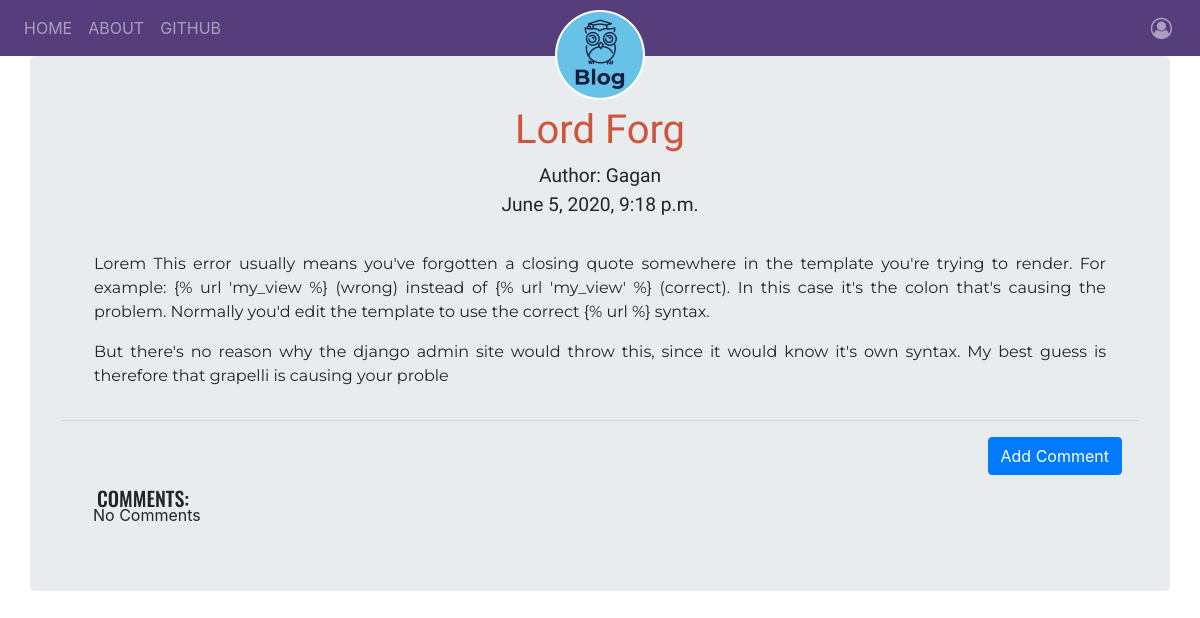
Screenshot of /post/3/ with the database file from the repository.
### blog/models.py (models this page shows, shortened)
class Post(models.Model):
    author = models.ForeignKey('auth.User', on_delete=models.CASCADE)
    title = models.CharField(max_length=256)
    text = models.TextField()
    create_date = models.DateTimeField(default=timezone.now)
    published_date = models.DateTimeField(blank=True, null=True)

### blog/views.py (the view)
# urls.py: path('post/<int:pk>/', views.PostDetailView.as_view(), name='post_detail'),
class PostDetailView(DetailView):
    model = Post

### blog/templates/blog/post_detail.html (shortened to what this page needs)
{% extends 'blog/base.html' %}
{% block bodyblock %}
<h1 class="posttitle text-center">{{post.title}}</h1>
{% if post.published_date %}
<div class="date text-center">Author: {{post.author|title}}</div>
<div class="date text-center">{{post.published_date}}</div>
{% else %}
<div class="text-center">
  <a class="btn btn-default" href="{% url 'blog:post_publish' pk=post.pk %}">Publish</a>
</div>
{% endif %}
<div class="postcontent text-justify">{{post.text|safe|linebreaksbr}}</div>
<hr>
{% if post.published_date %}
<a class="btn btn-primary btn-comment pull-right mr-3" href="{% url 'blog:add_comment_to_post' pk=post.pk %}">Add Comment</a>
<div class="container post_detail">
  <h5>COMMENTS:</h5>
  {% for comment in post.comments.all %}
  <br>
  <div class="comments px-3 mb-2">
    {% if user == comment.author or user == post.author or comment.approved_comment %}
    <div class="comments_body px-3 mb-1">{{comment.text|safe|linebreaks}}</div>
    <div class="comments_meta">
      {% if comment.approved_comment %}
      <span>Posted By:<strong>{{comment.author|title}}</strong></span>
      {% else %}
      <span>Waiting for Approval... | Posted By:<strong>{{comment.author|title}}</strong></span>
      {% endif %}
      <div class="v1"></div>
      <span>{{comment.create_date}}</span>
    </div>
    {% if user == post.author and not comment.approved_comment %}
    <div class="comment_approve">
      <a class="btn btn-primary btn-sm" href="{% url 'blog:comment_approve' pk=comment.pk %}">
        <i class="fa fa-check" aria-hidden="true"></i>
      </a>
      <a class="btn btn-primary btn-sm" href="{% url 'blog:comment_remove' pk=comment.pk %}">
        <i class="fa fa-times" aria-hidden="true"></i>
      </a>
    </div>
    {% elif user == comment.author %}
    <div class="comment_approve">
      <a class="btn btn-primary btn-sm" href="{% url 'blog:comment_edit' pk=comment.pk %}">
        <i class="fa fa-pencil" aria-hidden="true"></i>
      </a>
      <a class="btn btn-primary btn-sm" href="{% url 'blog:comment_remove' pk=comment.pk %}">
        <i class="fa fa-times" aria-hidden="true"></i>
      </a>
    </div>
    {% endif %}
    {% endif %}
  </div>
  {% empty %}
  <span class="ml-3">No Comments</span>
  {% endfor %}
</div>
{% endif %}
{% endblock %}

### blog/static/css/blog.css (style rules this page uses)
.posttitle { font-family: 'Lobster Two', cursive; color: #cf553a; }
.date { font-family: 'Tenali Ramakrishna', sans-serif; font-size: 1.2em; }
.postcontent { font-family: 'Montserrat', sans-serif; margin: 2em; }
.post_detail h5 { margin-top: 50px; margin-left: 20px; font-family: 'Oswald', sans-serif; position: relative; top: 15px; }

### rows the page displays
Post: title "Lord Forg", author "Gagan", published_date "June 5, 2020, 9:18 p.m.", text "Lorem This error usually means you've forgotten a closing quote somewhere in the template you're trying to render. For example: {% url 'my_view %} (wrong) instead of {% url 'my_view' %} (correct). In this case it's the colon that's causing the problem. Normally you'd edit the template to use the correct {% url %} syntax. But there's no reason why the django admin site would throw this, since it would know it's own syntax. My best guess is therefore that grapelli is causing your proble"
